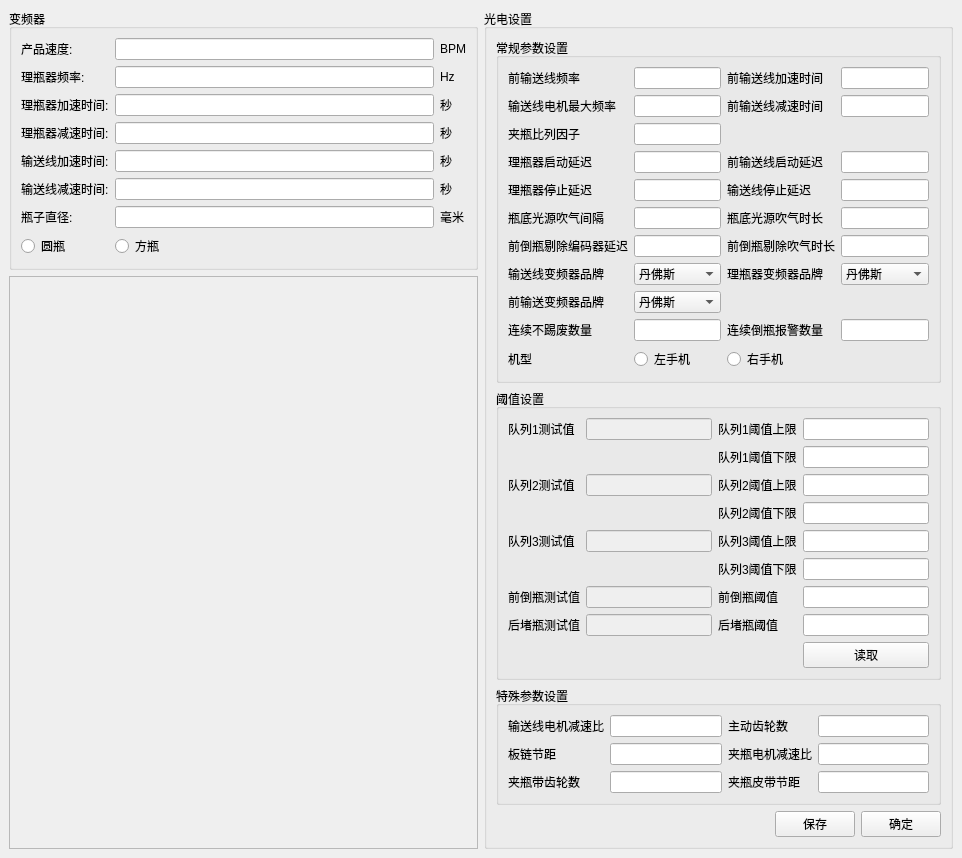
<?xml version="1.0" encoding="UTF-8"?>
<ui version="4.0">
 <class>widget_plc</class>
 <widget class="QWidget" name="widget_plc">
  <property name="geometry">
   <rect>
    <x>0</x>
    <y>0</y>
    <width>962</width>
    <height>817</height>
   </rect>
  </property>
  <property name="windowTitle">
   <string>Form</string>
  </property>
  <layout class="QVBoxLayout" name="verticalLayout">
   <property name="margin">
    <number>0</number>
   </property>
   <item>
    <widget class="QWidget" name="widget" native="true">
     <layout class="QHBoxLayout" name="horizontalLayout_9" stretch="1,1">
      <item>
       <layout class="QVBoxLayout" name="verticalLayout_2">
        <item>
         <widget class="QGroupBox" name="groupBox_8">
          <property name="title">
           <string>变频器</string>
          </property>
          <layout class="QGridLayout" name="gridLayout">
           <item row="0" column="0" colspan="2">
            <layout class="QGridLayout" name="gridLayout_2">
             <item row="8" column="1">
              <widget class="QRadioButton" name="radioButton_2">
               <property name="sizePolicy">
                <sizepolicy hsizetype="Preferred" vsizetype="Preferred">
                 <horstretch>0</horstretch>
                 <verstretch>0</verstretch>
                </sizepolicy>
               </property>
               <property name="text">
                <string>方瓶</string>
               </property>
              </widget>
             </item>
             <item row="8" column="0">
              <widget class="QRadioButton" name="radioButton_1">
               <property name="sizePolicy">
                <sizepolicy hsizetype="Preferred" vsizetype="Preferred">
                 <horstretch>0</horstretch>
                 <verstretch>0</verstretch>
                </sizepolicy>
               </property>
               <property name="text">
                <string>圆瓶</string>
               </property>
              </widget>
             </item>
             <item row="1" column="1">
              <widget class="QLineEdit" name="lineEdit_2">
               <property name="sizePolicy">
                <sizepolicy hsizetype="Expanding" vsizetype="Preferred">
                 <horstretch>0</horstretch>
                 <verstretch>0</verstretch>
                </sizepolicy>
               </property>
              </widget>
             </item>
             <item row="7" column="0">
              <widget class="QLabel" name="label_32">
               <property name="text">
                <string>瓶子直径:</string>
               </property>
              </widget>
             </item>
             <item row="7" column="1">
              <widget class="QLineEdit" name="lineEdit_7">
               <property name="sizePolicy">
                <sizepolicy hsizetype="Expanding" vsizetype="Preferred">
                 <horstretch>0</horstretch>
                 <verstretch>0</verstretch>
                </sizepolicy>
               </property>
              </widget>
             </item>
             <item row="5" column="0">
              <widget class="QLabel" name="label_35">
               <property name="text">
                <string>输送线减速时间:</string>
               </property>
              </widget>
             </item>
             <item row="5" column="1">
              <widget class="QLineEdit" name="lineEdit_6">
               <property name="sizePolicy">
                <sizepolicy hsizetype="Expanding" vsizetype="Preferred">
                 <horstretch>0</horstretch>
                 <verstretch>0</verstretch>
                </sizepolicy>
               </property>
              </widget>
             </item>
             <item row="5" column="2">
              <widget class="QLabel" name="label_10">
               <property name="text">
                <string>秒</string>
               </property>
              </widget>
             </item>
             <item row="3" column="0">
              <widget class="QLabel" name="label_29">
               <property name="text">
                <string>理瓶器减速时间:</string>
               </property>
              </widget>
             </item>
             <item row="1" column="2">
              <widget class="QLabel" name="label_28">
               <property name="text">
                <string>Hz</string>
               </property>
              </widget>
             </item>
             <item row="2" column="0">
              <widget class="QLabel" name="label_34">
               <property name="text">
                <string>理瓶器加速时间:</string>
               </property>
              </widget>
             </item>
             <item row="1" column="0">
              <widget class="QLabel" name="label_33">
               <property name="text">
                <string>理瓶器频率:</string>
               </property>
              </widget>
             </item>
             <item row="0" column="1">
              <widget class="QLineEdit" name="lineEdit_1">
               <property name="sizePolicy">
                <sizepolicy hsizetype="Expanding" vsizetype="Preferred">
                 <horstretch>0</horstretch>
                 <verstretch>0</verstretch>
                </sizepolicy>
               </property>
              </widget>
             </item>
             <item row="4" column="2">
              <widget class="QLabel" name="label_8">
               <property name="text">
                <string>秒</string>
               </property>
              </widget>
             </item>
             <item row="4" column="0">
              <widget class="QLabel" name="label_31">
               <property name="text">
                <string>输送线加速时间:</string>
               </property>
              </widget>
             </item>
             <item row="2" column="1">
              <widget class="QLineEdit" name="lineEdit_3">
               <property name="sizePolicy">
                <sizepolicy hsizetype="Expanding" vsizetype="Preferred">
                 <horstretch>0</horstretch>
                 <verstretch>0</verstretch>
                </sizepolicy>
               </property>
              </widget>
             </item>
             <item row="7" column="2">
              <widget class="QLabel" name="label_12">
               <property name="text">
                <string>毫米</string>
               </property>
              </widget>
             </item>
             <item row="4" column="1">
              <widget class="QLineEdit" name="lineEdit_5">
               <property name="sizePolicy">
                <sizepolicy hsizetype="Expanding" vsizetype="Preferred">
                 <horstretch>0</horstretch>
                 <verstretch>0</verstretch>
                </sizepolicy>
               </property>
              </widget>
             </item>
             <item row="0" column="2">
              <widget class="QLabel" name="label_7">
               <property name="text">
                <string>BPM</string>
               </property>
              </widget>
             </item>
             <item row="3" column="2">
              <widget class="QLabel" name="label_9">
               <property name="text">
                <string>秒</string>
               </property>
              </widget>
             </item>
             <item row="0" column="0">
              <widget class="QLabel" name="label_30">
               <property name="text">
                <string>产品速度:</string>
               </property>
              </widget>
             </item>
             <item row="3" column="1">
              <widget class="QLineEdit" name="lineEdit_4">
               <property name="sizePolicy">
                <sizepolicy hsizetype="Expanding" vsizetype="Preferred">
                 <horstretch>0</horstretch>
                 <verstretch>0</verstretch>
                </sizepolicy>
               </property>
              </widget>
             </item>
             <item row="2" column="2">
              <widget class="QLabel" name="label_11">
               <property name="text">
                <string>秒</string>
               </property>
              </widget>
             </item>
            </layout>
           </item>
          </layout>
         </widget>
        </item>
        <item>
         <widget class="QScrollArea" name="scrollArea">
          <property name="widgetResizable">
           <bool>true</bool>
          </property>
          <widget class="QWidget" name="scrollAreaWidgetContents">
           <property name="geometry">
            <rect>
             <x>0</x>
             <y>0</y>
             <width>423</width>
             <height>528</height>
            </rect>
           </property>
          </widget>
         </widget>
        </item>
       </layout>
      </item>
      <item>
       <layout class="QVBoxLayout" name="verticalLayout_3">
        <item>
         <widget class="QGroupBox" name="groupBox">
          <property name="title">
           <string>光电设置</string>
          </property>
          <layout class="QVBoxLayout" name="verticalLayout_4">
           <item>
            <widget class="QGroupBox" name="groupBox_3">
             <property name="title">
              <string>常规参数设置</string>
             </property>
             <layout class="QGridLayout" name="gridLayout_5">
              <item row="0" column="3">
               <widget class="QLineEdit" name="lineEdit_22"/>
              </item>
              <item row="0" column="1">
               <widget class="QLineEdit" name="lineEdit"/>
              </item>
              <item row="0" column="2">
               <widget class="QLabel" name="label_21">
                <property name="text">
                 <string>前输送线加速时间</string>
                </property>
               </widget>
              </item>
              <item row="4" column="2">
               <widget class="QLabel" name="label_41">
                <property name="text">
                 <string>输送线停止延迟</string>
                </property>
               </widget>
              </item>
              <item row="3" column="1">
               <widget class="QLineEdit" name="lineEdit_32"/>
              </item>
              <item row="7" column="1">
               <widget class="QComboBox" name="comboBox">
                <item>
                 <property name="text">
                  <string>丹佛斯</string>
                 </property>
                </item>
                <item>
                 <property name="text">
                  <string>台达</string>
                 </property>
                </item>
               </widget>
              </item>
              <item row="8" column="0">
               <widget class="QLabel" name="label_51">
                <property name="text">
                 <string>前输送变频器品牌</string>
                </property>
               </widget>
              </item>
              <item row="6" column="2">
               <widget class="QLabel" name="label_46">
                <property name="text">
                 <string>前倒瓶剔除吹气时长</string>
                </property>
               </widget>
              </item>
              <item row="5" column="1">
               <widget class="QLineEdit" name="lineEdit_36"/>
              </item>
              <item row="1" column="2">
               <widget class="QLabel" name="label_22">
                <property name="text">
                 <string>前输送线减速时间</string>
                </property>
               </widget>
              </item>
              <item row="7" column="2">
               <widget class="QLabel" name="label_50">
                <property name="text">
                 <string>理瓶器变频器品牌</string>
                </property>
               </widget>
              </item>
              <item row="4" column="1">
               <widget class="QLineEdit" name="lineEdit_34"/>
              </item>
              <item row="5" column="3">
               <widget class="QLineEdit" name="lineEdit_37"/>
              </item>
              <item row="5" column="2">
               <widget class="QLabel" name="label_44">
                <property name="text">
                 <string>瓶底光源吹气时长</string>
                </property>
               </widget>
              </item>
              <item row="3" column="0">
               <widget class="QLabel" name="label_42">
                <property name="text">
                 <string>理瓶器启动延迟</string>
                </property>
               </widget>
              </item>
              <item row="3" column="3">
               <widget class="QLineEdit" name="lineEdit_33"/>
              </item>
              <item row="5" column="0">
               <widget class="QLabel" name="label_43">
                <property name="text">
                 <string>瓶底光源吹气间隔</string>
                </property>
               </widget>
              </item>
              <item row="3" column="2">
               <widget class="QLabel" name="label_48">
                <property name="text">
                 <string>前输送线启动延迟</string>
                </property>
               </widget>
              </item>
              <item row="1" column="3">
               <widget class="QLineEdit" name="lineEdit_23"/>
              </item>
              <item row="1" column="1">
               <widget class="QLineEdit" name="lineEdit_26"/>
              </item>
              <item row="2" column="0">
               <widget class="QLabel" name="label_37">
                <property name="text">
                 <string>夹瓶比列因子</string>
                </property>
               </widget>
              </item>
              <item row="7" column="3">
               <widget class="QComboBox" name="comboBox_2">
                <item>
                 <property name="text">
                  <string>丹佛斯</string>
                 </property>
                </item>
                <item>
                 <property name="text">
                  <string>台达</string>
                 </property>
                </item>
               </widget>
              </item>
              <item row="4" column="3">
               <widget class="QLineEdit" name="lineEdit_35"/>
              </item>
              <item row="2" column="1">
               <widget class="QLineEdit" name="lineEdit_28"/>
              </item>
              <item row="6" column="1">
               <widget class="QLineEdit" name="lineEdit_38"/>
              </item>
              <item row="1" column="0">
               <widget class="QLabel" name="label_27">
                <property name="text">
                 <string>输送线电机最大频率</string>
                </property>
               </widget>
              </item>
              <item row="8" column="1">
               <widget class="QComboBox" name="comboBox_3">
                <item>
                 <property name="text">
                  <string>丹佛斯</string>
                 </property>
                </item>
                <item>
                 <property name="text">
                  <string>台达</string>
                 </property>
                </item>
               </widget>
              </item>
              <item row="6" column="3">
               <widget class="QLineEdit" name="lineEdit_39"/>
              </item>
              <item row="4" column="0">
               <widget class="QLabel" name="label_47">
                <property name="text">
                 <string>理瓶器停止延迟</string>
                </property>
               </widget>
              </item>
              <item row="6" column="0">
               <widget class="QLabel" name="label_45">
                <property name="text">
                 <string>前倒瓶剔除编码器延迟</string>
                </property>
               </widget>
              </item>
              <item row="7" column="0">
               <widget class="QLabel" name="label_49">
                <property name="text">
                 <string>输送线变频器品牌</string>
                </property>
               </widget>
              </item>
              <item row="9" column="0">
               <widget class="QLabel" name="label_23">
                <property name="text">
                 <string>连续不踢废数量</string>
                </property>
               </widget>
              </item>
              <item row="9" column="1">
               <widget class="QLineEdit" name="lineEdit_21">
                <property name="sizePolicy">
                 <sizepolicy hsizetype="Preferred" vsizetype="Preferred">
                  <horstretch>0</horstretch>
                  <verstretch>0</verstretch>
                 </sizepolicy>
                </property>
               </widget>
              </item>
              <item row="0" column="0">
               <widget class="QLabel" name="label_5">
                <property name="text">
                 <string>前输送线频率</string>
                </property>
               </widget>
              </item>
              <item row="10" column="0">
               <widget class="QLabel" name="label_24">
                <property name="text">
                 <string>机型</string>
                </property>
               </widget>
              </item>
              <item row="10" column="1">
               <widget class="QRadioButton" name="radioButton_9">
                <property name="sizePolicy">
                 <sizepolicy hsizetype="Minimum" vsizetype="Preferred">
                  <horstretch>0</horstretch>
                  <verstretch>0</verstretch>
                 </sizepolicy>
                </property>
                <property name="text">
                 <string>左手机</string>
                </property>
               </widget>
              </item>
              <item row="10" column="2">
               <widget class="QRadioButton" name="radioButton_10">
                <property name="sizePolicy">
                 <sizepolicy hsizetype="Minimum" vsizetype="Preferred">
                  <horstretch>0</horstretch>
                  <verstretch>0</verstretch>
                 </sizepolicy>
                </property>
                <property name="text">
                 <string>右手机</string>
                </property>
               </widget>
              </item>
              <item row="9" column="2">
               <widget class="QLabel" name="label_52">
                <property name="text">
                 <string>连续倒瓶报警数量</string>
                </property>
               </widget>
              </item>
              <item row="9" column="3">
               <widget class="QLineEdit" name="lineEdit_40"/>
              </item>
             </layout>
            </widget>
           </item>
           <item>
            <widget class="QGroupBox" name="groupBox_4">
             <property name="title">
              <string>阈值设置</string>
             </property>
             <layout class="QGridLayout" name="gridLayout_6">
              <item row="0" column="0">
               <widget class="QLabel" name="label">
                <property name="text">
                 <string>队列1测试值</string>
                </property>
               </widget>
              </item>
              <item row="1" column="2">
               <widget class="QLabel" name="label_6">
                <property name="text">
                 <string>队列1阈值下限</string>
                </property>
               </widget>
              </item>
              <item row="0" column="3">
               <widget class="QLineEdit" name="lineEdit_9">
                <property name="sizePolicy">
                 <sizepolicy hsizetype="Expanding" vsizetype="Preferred">
                  <horstretch>0</horstretch>
                  <verstretch>0</verstretch>
                 </sizepolicy>
                </property>
               </widget>
              </item>
              <item row="1" column="3">
               <widget class="QLineEdit" name="lineEdit_10">
                <property name="sizePolicy">
                 <sizepolicy hsizetype="Expanding" vsizetype="Preferred">
                  <horstretch>0</horstretch>
                  <verstretch>0</verstretch>
                 </sizepolicy>
                </property>
               </widget>
              </item>
              <item row="2" column="1">
               <widget class="QLineEdit" name="lineEdit_13">
                <property name="enabled">
                 <bool>false</bool>
                </property>
                <property name="sizePolicy">
                 <sizepolicy hsizetype="Expanding" vsizetype="Preferred">
                  <horstretch>0</horstretch>
                  <verstretch>0</verstretch>
                 </sizepolicy>
                </property>
               </widget>
              </item>
              <item row="2" column="0">
               <widget class="QLabel" name="label_18">
                <property name="text">
                 <string>队列2测试值</string>
                </property>
               </widget>
              </item>
              <item row="0" column="1">
               <widget class="QLineEdit" name="lineEdit_8">
                <property name="enabled">
                 <bool>false</bool>
                </property>
                <property name="sizePolicy">
                 <sizepolicy hsizetype="Expanding" vsizetype="Preferred">
                  <horstretch>0</horstretch>
                  <verstretch>0</verstretch>
                 </sizepolicy>
                </property>
               </widget>
              </item>
              <item row="0" column="2">
               <widget class="QLabel" name="label_17">
                <property name="text">
                 <string>队列1阈值上限</string>
                </property>
               </widget>
              </item>
              <item row="3" column="2">
               <widget class="QLabel" name="label_13">
                <property name="text">
                 <string>队列2阈值下限</string>
                </property>
               </widget>
              </item>
              <item row="4" column="1">
               <widget class="QLineEdit" name="lineEdit_16">
                <property name="enabled">
                 <bool>false</bool>
                </property>
                <property name="sizePolicy">
                 <sizepolicy hsizetype="Expanding" vsizetype="Preferred">
                  <horstretch>0</horstretch>
                  <verstretch>0</verstretch>
                 </sizepolicy>
                </property>
               </widget>
              </item>
              <item row="2" column="3">
               <widget class="QLineEdit" name="lineEdit_11">
                <property name="sizePolicy">
                 <sizepolicy hsizetype="Expanding" vsizetype="Preferred">
                  <horstretch>0</horstretch>
                  <verstretch>0</verstretch>
                 </sizepolicy>
                </property>
               </widget>
              </item>
              <item row="2" column="2">
               <widget class="QLabel" name="label_14">
                <property name="text">
                 <string>队列2阈值上限</string>
                </property>
               </widget>
              </item>
              <item row="4" column="0">
               <widget class="QLabel" name="label_16">
                <property name="text">
                 <string>队列3测试值</string>
                </property>
               </widget>
              </item>
              <item row="3" column="3">
               <widget class="QLineEdit" name="lineEdit_12">
                <property name="sizePolicy">
                 <sizepolicy hsizetype="Expanding" vsizetype="Preferred">
                  <horstretch>0</horstretch>
                  <verstretch>0</verstretch>
                 </sizepolicy>
                </property>
               </widget>
              </item>
              <item row="6" column="2">
               <widget class="QLabel" name="label_2">
                <property name="text">
                 <string>前倒瓶阈值</string>
                </property>
               </widget>
              </item>
              <item row="4" column="3">
               <widget class="QLineEdit" name="lineEdit_14">
                <property name="sizePolicy">
                 <sizepolicy hsizetype="Expanding" vsizetype="Preferred">
                  <horstretch>0</horstretch>
                  <verstretch>0</verstretch>
                 </sizepolicy>
                </property>
               </widget>
              </item>
              <item row="5" column="2">
               <widget class="QLabel" name="label_15">
                <property name="text">
                 <string>队列3阈值下限</string>
                </property>
               </widget>
              </item>
              <item row="6" column="0">
               <widget class="QLabel" name="label_4">
                <property name="text">
                 <string>前倒瓶测试值</string>
                </property>
               </widget>
              </item>
              <item row="7" column="2">
               <widget class="QLabel" name="label_3">
                <property name="text">
                 <string>后堵瓶阈值</string>
                </property>
               </widget>
              </item>
              <item row="7" column="0">
               <widget class="QLabel" name="label_20">
                <property name="text">
                 <string>后堵瓶测试值</string>
                </property>
               </widget>
              </item>
              <item row="5" column="3">
               <widget class="QLineEdit" name="lineEdit_15">
                <property name="sizePolicy">
                 <sizepolicy hsizetype="Expanding" vsizetype="Preferred">
                  <horstretch>0</horstretch>
                  <verstretch>0</verstretch>
                 </sizepolicy>
                </property>
               </widget>
              </item>
              <item row="6" column="3">
               <widget class="QLineEdit" name="lineEdit_17">
                <property name="sizePolicy">
                 <sizepolicy hsizetype="Expanding" vsizetype="Preferred">
                  <horstretch>0</horstretch>
                  <verstretch>0</verstretch>
                 </sizepolicy>
                </property>
               </widget>
              </item>
              <item row="4" column="2">
               <widget class="QLabel" name="label_19">
                <property name="text">
                 <string>队列3阈值上限</string>
                </property>
               </widget>
              </item>
              <item row="7" column="3">
               <widget class="QLineEdit" name="lineEdit_19">
                <property name="sizePolicy">
                 <sizepolicy hsizetype="Expanding" vsizetype="Preferred">
                  <horstretch>0</horstretch>
                  <verstretch>0</verstretch>
                 </sizepolicy>
                </property>
               </widget>
              </item>
              <item row="6" column="1">
               <widget class="QLineEdit" name="lineEdit_18">
                <property name="enabled">
                 <bool>false</bool>
                </property>
                <property name="sizePolicy">
                 <sizepolicy hsizetype="Expanding" vsizetype="Preferred">
                  <horstretch>0</horstretch>
                  <verstretch>0</verstretch>
                 </sizepolicy>
                </property>
               </widget>
              </item>
              <item row="7" column="1">
               <widget class="QLineEdit" name="lineEdit_20">
                <property name="enabled">
                 <bool>false</bool>
                </property>
                <property name="sizePolicy">
                 <sizepolicy hsizetype="Expanding" vsizetype="Preferred">
                  <horstretch>0</horstretch>
                  <verstretch>0</verstretch>
                 </sizepolicy>
                </property>
               </widget>
              </item>
              <item row="8" column="3">
               <widget class="QPushButton" name="pushButton_read">
                <property name="sizePolicy">
                 <sizepolicy hsizetype="Minimum" vsizetype="Preferred">
                  <horstretch>0</horstretch>
                  <verstretch>0</verstretch>
                 </sizepolicy>
                </property>
                <property name="text">
                 <string>读取</string>
                </property>
               </widget>
              </item>
             </layout>
            </widget>
           </item>
           <item>
            <widget class="QGroupBox" name="groupBox_2">
             <property name="title">
              <string>特殊参数设置</string>
             </property>
             <layout class="QGridLayout" name="gridLayout_4">
              <item row="0" column="3">
               <widget class="QLineEdit" name="lineEdit_25"/>
              </item>
              <item row="0" column="2">
               <widget class="QLabel" name="label_26">
                <property name="text">
                 <string>主动齿轮数</string>
                </property>
               </widget>
              </item>
              <item row="1" column="3">
               <widget class="QLineEdit" name="lineEdit_29"/>
              </item>
              <item row="1" column="2">
               <widget class="QLabel" name="label_38">
                <property name="text">
                 <string>夹瓶电机减速比</string>
                </property>
               </widget>
              </item>
              <item row="1" column="1">
               <widget class="QLineEdit" name="lineEdit_27"/>
              </item>
              <item row="0" column="1">
               <widget class="QLineEdit" name="lineEdit_24"/>
              </item>
              <item row="1" column="0">
               <widget class="QLabel" name="label_36">
                <property name="text">
                 <string>板链节距</string>
                </property>
               </widget>
              </item>
              <item row="0" column="0">
               <widget class="QLabel" name="label_25">
                <property name="text">
                 <string>输送线电机减速比</string>
                </property>
               </widget>
              </item>
              <item row="2" column="0">
               <widget class="QLabel" name="label_39">
                <property name="text">
                 <string>夹瓶带齿轮数</string>
                </property>
               </widget>
              </item>
              <item row="2" column="1">
               <widget class="QLineEdit" name="lineEdit_30"/>
              </item>
              <item row="2" column="2">
               <widget class="QLabel" name="label_40">
                <property name="text">
                 <string>夹瓶皮带节距</string>
                </property>
               </widget>
              </item>
              <item row="2" column="3">
               <widget class="QLineEdit" name="lineEdit_31"/>
              </item>
             </layout>
             <zorder>label_25</zorder>
             <zorder>lineEdit_24</zorder>
             <zorder>label_26</zorder>
             <zorder>lineEdit_25</zorder>
             <zorder>label_36</zorder>
             <zorder>lineEdit_27</zorder>
             <zorder>label_38</zorder>
             <zorder>lineEdit_29</zorder>
             <zorder>label_39</zorder>
             <zorder>lineEdit_30</zorder>
             <zorder>label_40</zorder>
             <zorder>lineEdit_31</zorder>
            </widget>
           </item>
           <item>
            <layout class="QHBoxLayout" name="horizontalLayout_8">
             <item>
              <spacer name="horizontalSpacer_2">
               <property name="orientation">
                <enum>Qt::Horizontal</enum>
               </property>
               <property name="sizeHint" stdset="0">
                <size>
                 <width>40</width>
                 <height>20</height>
                </size>
               </property>
              </spacer>
             </item>
             <item>
              <widget class="QPushButton" name="pushButton_save">
               <property name="sizePolicy">
                <sizepolicy hsizetype="Preferred" vsizetype="Preferred">
                 <horstretch>0</horstretch>
                 <verstretch>0</verstretch>
                </sizepolicy>
               </property>
               <property name="text">
                <string>保存</string>
               </property>
              </widget>
             </item>
             <item>
              <widget class="QPushButton" name="SureButton">
               <property name="sizePolicy">
                <sizepolicy hsizetype="Minimum" vsizetype="Preferred">
                 <horstretch>0</horstretch>
                 <verstretch>0</verstretch>
                </sizepolicy>
               </property>
               <property name="text">
                <string>确定</string>
               </property>
              </widget>
             </item>
            </layout>
           </item>
           <item>
            <spacer name="verticalSpacer">
             <property name="orientation">
              <enum>Qt::Vertical</enum>
             </property>
             <property name="sizeHint" stdset="0">
              <size>
               <width>20</width>
               <height>40</height>
              </size>
             </property>
            </spacer>
           </item>
          </layout>
         </widget>
        </item>
       </layout>
      </item>
     </layout>
    </widget>
   </item>
  </layout>
 </widget>
 <resources/>
 <connections/>
</ui>
